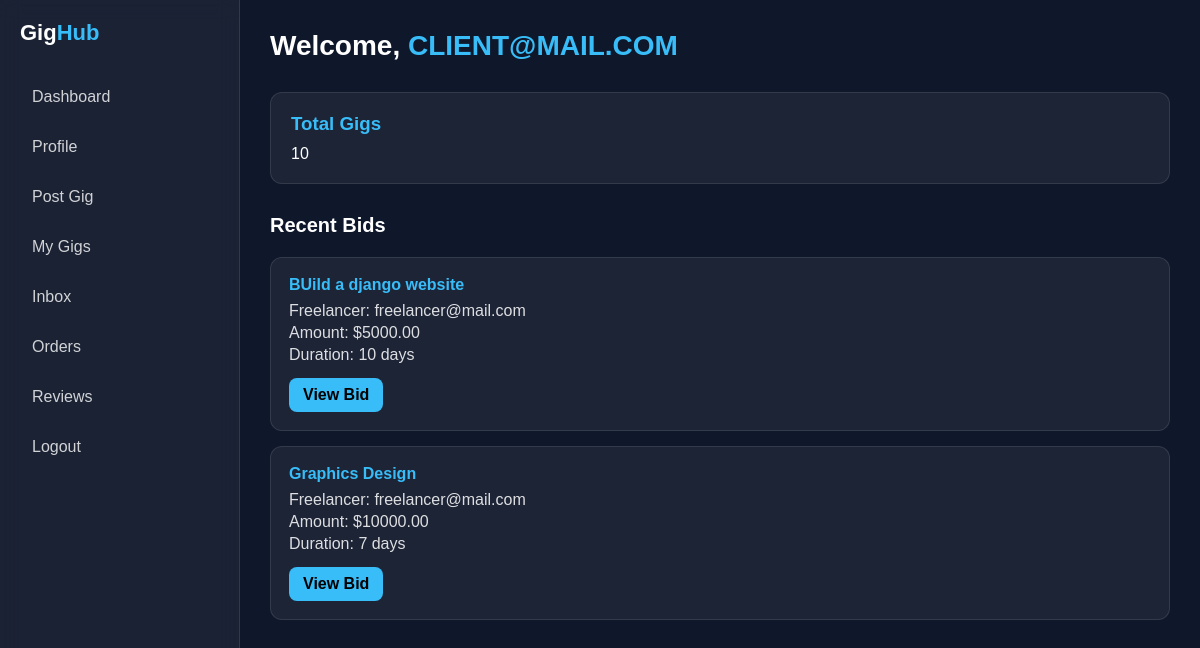
Screenshot of /client/dash/ (signed in) with the database file from the repository.
### Client/models.py (models this page shows, shortened)
class Bid(models.Model):
    gig = models.ForeignKey(Gig, on_delete=models.CASCADE)
    freelancer = models.ForeignKey(User, on_delete=models.CASCADE)
    amount = models.DecimalField(max_digits=10, decimal_places=2)
    days = models.PositiveIntegerField()
    cover_letter = models.TextField()
    status = models.CharField(max_length=20,
    choices=[('PENDING','Pending'),('ACCEPTED','Accepted'),('REJECTED','Rejected')], default='PENDING')
    created_at = models.DateTimeField(auto_now_add=True)

class Gig(models.Model):
    client = models.ForeignKey(User, on_delete=models.CASCADE)
    title = models.CharField(max_length=200)
    category = models.CharField(max_length=100)
    budget_min = models.DecimalField(max_digits=10, decimal_places=2)
    budget_max = models.DecimalField(max_digits=10, decimal_places=2)
    description = models.TextField()
    status = models.CharField(max_length=20,
    choices=[('OPEN', 'Open'),('ASSIGNED','Assigned'),('CLOSED', 'Closed')], default='OPEN')
    created_at = models.DateTimeField(auto_now_add=True)

### Client/views.py (the view)
# urls.py: path('client/dash/', views.clientDash, name="client_dash"),
@login_required(login_url='clientloginPage')
def clientDash(request):
    gigs = Gig.objects.filter(client=request.user).order_by('-created_at')
    total_gigs = Gig.objects.filter(client=request.user).count()
    recent_bids = Bid.objects.filter(gig__client=request.user).order_by('-created_at')[:5]
    return render(request, 'clientdash.html', { 'total_gigs': total_gigs, 'recent_bids': recent_bids, "gig":gigs})

### Client/templates/clientdash.html (shortened to what this page needs)
{% extends 'base.html' %}
{% block content %}
    <div class="topbar">
      <h1>Welcome, <span>{{ user.username|upper }}</span></h1>
    </div>
    <div class="stats">
      <div class="card">
        <h3>Total Gigs</h3>
        <p>{{ total_gigs }}</p>
      </div>
    </div>
    <h2 class="section-title">Recent Bids</h2>
    <div class="bids">
      {% for bid in recent_bids %}
        <div class="bid">
          <h4>{{ bid.gig.title }}</h4>
          <p>Freelancer: {{ bid.freelancer.username }}</p>
          <p>Amount: ${{ bid.amount }}</p>
          <p>Duration: {{ bid.days }} days</p>
          <a class="btn" href="{% url 'view_bids_for_gig' bid.gig.id %}">View Bid</a>
        </div>
      {% empty %}
        <p>No recent bids yet.</p>
      {% endfor %}
    </div>
{% endblock %}

### static/css/style.css (style rules this page uses)
* { margin: 0; padding: 0; box-sizing: border-box; font-family: Arial, Helvetica, sans-serif; }
body { background: #0f172a; color: white; display: flex; min-height: 100vh; }

### Client/templates/clientdash.html (style rules this page uses)
.topbar { margin-bottom: 30px; }
.topbar h1 { font-size: 28px; }
.topbar span { color: #38bdf8; }
.stats { display: grid; grid-template-columns: repeat(auto-fit, minmax(200px, 1fr)); gap: 20px; margin-bottom: 30px; }
.card { background: rgba(255,255,255,0.06); border: 1px solid rgba(255,255,255,0.1); padding: 20px; border-radius: 12px; transition: 0.3s; }
.card h3 { color: #38bdf8; margin-bottom: 10px; }
.section-title { margin: 20px 0; font-size: 20px; }
.bids { display: grid; gap: 15px; }
.bid { background: rgba(255,255,255,0.06); border: 1px solid rgba(255,255,255,0.1); padding: 18px; border-radius: 12px; }
.bid h4 { color: #38bdf8; margin-bottom: 8px; }
.bid p { opacity: 0.85; margin: 4px 0; }
.btn { display: inline-block; margin-top: 10px; padding: 8px 14px; background: #38bdf8; color: black; border-radius: 8px; text-decoration: none; font-weight: bold; transition: 0.3s; }

### rows the page displays
Bid: gig "BUild a django website", freelancer.username "freelancer@mail.com", amount "5000.00", days "10"
Bid: gig "Graphics Design", freelancer.username "freelancer@mail.com", amount "10000.00", days "7"

### other values shown
{{ user.username|upper }} "CLIENT@MAIL.COM"
{{ total_gigs }} "10"
